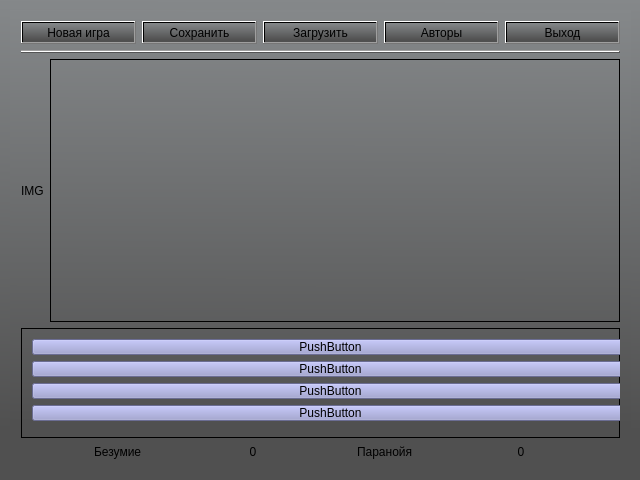
<?xml version="1.0" encoding="UTF-8"?>
<ui version="4.0">
 <class>Widget</class>
 <widget class="QWidget" name="Widget">
  <property name="geometry">
   <rect>
    <x>0</x>
    <y>0</y>
    <width>640</width>
    <height>480</height>
   </rect>
  </property>
  <property name="windowTitle">
   <string>Widget</string>
  </property>
  <property name="styleSheet">
   <string notr="true">background-color: qlineargradient(spread:pad, x1:0.994382, y1:0.949, x2:1, y2:0, stop:0.0505618 rgba(80, 80, 80, 255), stop:1 rgba(133, 136, 138, 255));</string>
  </property>
  <widget class="QWidget" name="verticalLayoutWidget">
   <property name="geometry">
    <rect>
     <x>10</x>
     <y>10</y>
     <width>621</width>
     <height>461</height>
    </rect>
   </property>
   <layout class="QVBoxLayout" name="verticalLayout">
    <item>
     <layout class="QHBoxLayout" name="horizontalLayout_2">
      <item>
       <widget class="QPushButton" name="action_newGame">
        <property name="styleSheet">
         <string notr="true"/>
        </property>
        <property name="text">
         <string>Новая игра</string>
        </property>
       </widget>
      </item>
      <item>
       <widget class="QPushButton" name="action_save">
        <property name="text">
         <string>Сохранить</string>
        </property>
       </widget>
      </item>
      <item>
       <widget class="QPushButton" name="action_load">
        <property name="text">
         <string>Загрузить</string>
        </property>
       </widget>
      </item>
      <item>
       <widget class="QPushButton" name="action_options">
        <property name="text">
         <string>Авторы</string>
        </property>
       </widget>
      </item>
      <item>
       <widget class="QPushButton" name="action_quit">
        <property name="text">
         <string>Выход</string>
        </property>
       </widget>
      </item>
     </layout>
    </item>
    <item>
     <widget class="Line" name="line">
      <property name="orientation">
       <enum>Qt::Horizontal</enum>
      </property>
     </widget>
    </item>
    <item>
     <layout class="QHBoxLayout" name="horizontalLayout">
      <item>
       <widget class="QLabel" name="label_img">
        <property name="sizePolicy">
         <sizepolicy hsizetype="Preferred" vsizetype="Preferred">
          <horstretch>0</horstretch>
          <verstretch>0</verstretch>
         </sizepolicy>
        </property>
        <property name="styleSheet">
         <string notr="true">background-color: qlineargradient(spread:pad, x1:0, y1:0, x2:1, y2:0, stop:0 rgba(0, 0, 0, 0), stop:1 rgba(255, 255, 255, 0));</string>
        </property>
        <property name="text">
         <string>IMG</string>
        </property>
       </widget>
      </item>
      <item>
       <widget class="QTextBrowser" name="textBrowser">
        <property name="sizePolicy">
         <sizepolicy hsizetype="Expanding" vsizetype="Expanding">
          <horstretch>0</horstretch>
          <verstretch>0</verstretch>
         </sizepolicy>
        </property>
        <property name="styleSheet">
         <string notr="true">background-color: qlineargradient(spread:pad, x1:0, y1:0, x2:1, y2:0, stop:0 rgba(0, 0, 0, 0), stop:1 rgba(255, 255, 255, 0));</string>
        </property>
        <property name="html">
         <string>&lt;!DOCTYPE HTML PUBLIC &quot;-//W3C//DTD HTML 4.0//EN&quot; &quot;http://www.w3.org/TR/REC-html40/strict.dtd&quot;&gt;
&lt;html&gt;&lt;head&gt;&lt;meta name=&quot;qrichtext&quot; content=&quot;1&quot; /&gt;&lt;style type=&quot;text/css&quot;&gt;
p, li { white-space: pre-wrap; }
&lt;/style&gt;&lt;/head&gt;&lt;body style=&quot; font-family:'MS Shell Dlg 2'; font-size:8.25pt; font-weight:400; font-style:normal;&quot;&gt;
&lt;p style=&quot;-qt-paragraph-type:empty; margin-top:0px; margin-bottom:0px; margin-left:0px; margin-right:0px; -qt-block-indent:0; text-indent:0px;&quot;&gt;&lt;br /&gt;&lt;/p&gt;&lt;/body&gt;&lt;/html&gt;</string>
        </property>
       </widget>
      </item>
     </layout>
    </item>
    <item>
     <widget class="QFrame" name="frame">
      <property name="minimumSize">
       <size>
        <width>0</width>
        <height>110</height>
       </size>
      </property>
      <property name="styleSheet">
       <string notr="true">border-color: qlineargradient(spread:pad, x1:0, y1:0, x2:1, y2:0, stop:0 rgba(0, 0, 0, 0), stop:1 rgba(255, 255, 255, 0));
background-color: qlineargradient(spread:pad, x1:0, y1:0, x2:1, y2:0, stop:0 rgba(0, 0, 0, 0), stop:1 rgba(255, 255, 255, 0));</string>
      </property>
      <property name="frameShape">
       <enum>QFrame::StyledPanel</enum>
      </property>
      <property name="frameShadow">
       <enum>QFrame::Raised</enum>
      </property>
      <widget class="QWidget" name="verticalLayoutWidget_2">
       <property name="geometry">
        <rect>
         <x>0</x>
         <y>0</y>
         <width>619</width>
         <height>104</height>
        </rect>
       </property>
       <layout class="QVBoxLayout" name="verticalLayout_2">
        <property name="sizeConstraint">
         <enum>QLayout::SetDefaultConstraint</enum>
        </property>
        <item>
         <widget class="QPushButton" name="action_1">
          <property name="styleSheet">
           <string notr="true">background-color: rgb(150, 152, 206);</string>
          </property>
          <property name="text">
           <string>PushButton</string>
          </property>
         </widget>
        </item>
        <item>
         <widget class="QPushButton" name="action_2">
          <property name="styleSheet">
           <string notr="true">background-color: rgb(150, 152, 206);</string>
          </property>
          <property name="text">
           <string>PushButton</string>
          </property>
         </widget>
        </item>
        <item>
         <widget class="QPushButton" name="action_3">
          <property name="styleSheet">
           <string notr="true">background-color: rgb(150, 152, 206);</string>
          </property>
          <property name="text">
           <string>PushButton</string>
          </property>
         </widget>
        </item>
        <item>
         <widget class="QPushButton" name="action_4">
          <property name="styleSheet">
           <string notr="true">background-color: rgb(150, 152, 206);</string>
          </property>
          <property name="text">
           <string>PushButton</string>
          </property>
         </widget>
        </item>
       </layout>
      </widget>
     </widget>
    </item>
    <item>
     <layout class="QHBoxLayout" name="horizontalLayout_5">
      <item>
       <widget class="QLabel" name="ico_hp">
        <property name="minimumSize">
         <size>
          <width>16</width>
          <height>16</height>
         </size>
        </property>
        <property name="maximumSize">
         <size>
          <width>55</width>
          <height>16</height>
         </size>
        </property>
        <property name="styleSheet">
         <string notr="true">background-color: qlineargradient(spread:pad, x1:0, y1:0, x2:1, y2:0, stop:0 rgba(0, 0, 0, 0), stop:1 rgba(255, 255, 255, 0));</string>
        </property>
        <property name="text">
         <string>Безумие</string>
        </property>
       </widget>
      </item>
      <item>
       <widget class="QLabel" name="label_hp">
        <property name="maximumSize">
         <size>
          <width>50</width>
          <height>16777215</height>
         </size>
        </property>
        <property name="styleSheet">
         <string notr="true">background-color: qlineargradient(spread:pad, x1:0, y1:0, x2:1, y2:0, stop:0 rgba(0, 0, 0, 0), stop:1 rgba(255, 255, 255, 0));</string>
        </property>
        <property name="text">
         <string>&lt;html&gt;&lt;head/&gt;&lt;body&gt;&lt;p align=&quot;center&quot;&gt;0&lt;/p&gt;&lt;/body&gt;&lt;/html&gt;</string>
        </property>
       </widget>
      </item>
      <item>
       <widget class="QLabel" name="ico_money">
        <property name="minimumSize">
         <size>
          <width>16</width>
          <height>16</height>
         </size>
        </property>
        <property name="maximumSize">
         <size>
          <width>60</width>
          <height>16</height>
         </size>
        </property>
        <property name="styleSheet">
         <string notr="true">background-color: qlineargradient(spread:pad, x1:0, y1:0, x2:1, y2:0, stop:0 rgba(0, 0, 0, 0), stop:1 rgba(255, 255, 255, 0));</string>
        </property>
        <property name="text">
         <string>Паранойя</string>
        </property>
       </widget>
      </item>
      <item>
       <widget class="QLabel" name="label_money">
        <property name="enabled">
         <bool>true</bool>
        </property>
        <property name="maximumSize">
         <size>
          <width>50</width>
          <height>16777215</height>
         </size>
        </property>
        <property name="styleSheet">
         <string notr="true">background-color: qlineargradient(spread:pad, x1:0, y1:0, x2:1, y2:0, stop:0 rgba(0, 0, 0, 0), stop:1 rgba(255, 255, 255, 0));</string>
        </property>
        <property name="text">
         <string>&lt;html&gt;&lt;head/&gt;&lt;body&gt;&lt;p align=&quot;center&quot;&gt;0&lt;/p&gt;&lt;/body&gt;&lt;/html&gt;</string>
        </property>
       </widget>
      </item>
     </layout>
    </item>
   </layout>
  </widget>
 </widget>
 <layoutdefault spacing="6" margin="11"/>
 <resources/>
 <connections/>
</ui>
